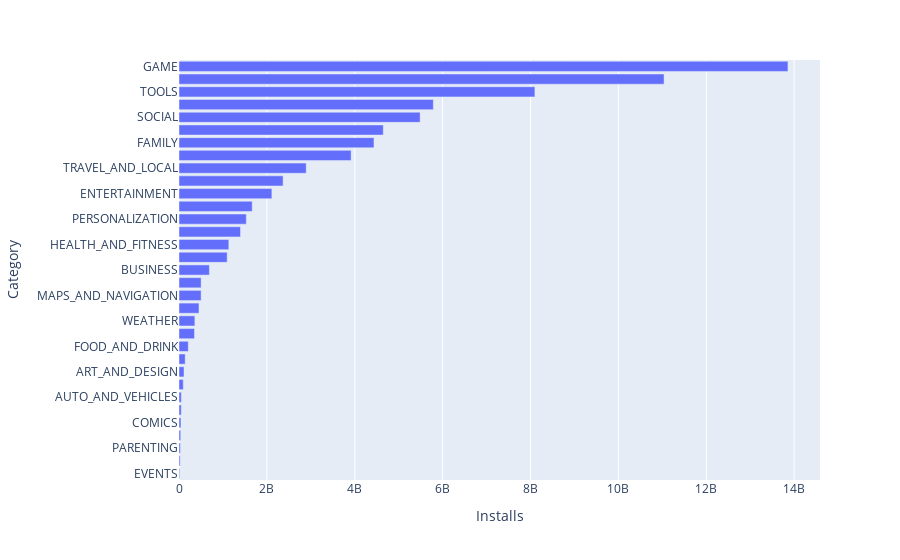

The code cell stored with this chart in its notebook:
### Code cell
px.bar(data_frame=downloads,y='Category',x='Installs',category_orders={'Category': categories.values},height=800)

### Figure 1 — Plotly figure (JSON) as saved in the notebook; plotly's stock layout.template omitted (floating-point values rounded to 4 significant figures)
{"data": [{"alignmentgroup": "True", "hovertemplate": "Installs=%{x}<br>Category=%{y}<extra></extra>", "legendgroup": "", "marker": {"color": "#636efa"}, "name": "", "offsetgroup": "", "orientation": "h", "showlegend": false, "textposition": "auto", "type": "bar", "x": [114233100, 53129800, 26916200, 1665791655, 692018120, 44931100, 11039241530, 140912410, 352852000, 2113660000, 15949410, 4437554490, 455249400, 211677750, 13858762717, 1134006220, 97082000, 52083000, 503611120, 503267560, 39162676, 2369110650, 31116110, 1532352930, 4649143130, 5788070180, 1400331540, 5487841475, 1096431465, 8099724500, 2894859300, 3916897200, 361096500], "xaxis": "x", "y": ["ART_AND_DESIGN", "AUTO_AND_VEHICLES", "BEAUTY", "BOOKS_AND_REFERENCE", "BUSINESS", "COMICS", "COMMUNICATION", "DATING", "EDUCATION", "ENTERTAINMENT", "EVENTS", "FAMILY", "FINANCE", "FOOD_AND_DRINK", "GAME", "HEALTH_AND_FITNESS", "HOUSE_AND_HOME", "LIBRARIES_AND_DEMO", "LIFESTYLE", "MAPS_AND_NAVIGATION", "MEDICAL", "NEWS_AND_MAGAZINES", "PARENTING", "PERSONALIZATION", "PHOTOGRAPHY", "PRODUCTIVITY", "SHOPPING", "SOCIAL", "SPORTS", "TOOLS", "TRAVEL_AND_LOCAL", "VIDEO_PLAYERS", "WEATHER"], "yaxis": "y"}], "layout": {"autosize": true, "barmode": "relative", "legend": {"tracegroupgap": 0}, "margin": {"t": 60}, "xaxis": {"anchor": "y", "autorange": true, "domain": [0, 1], "range": [0, 14590000000.0], "title": {"text": "Installs"}, "type": "linear"}, "yaxis": {"anchor": "x", "autorange": true, "categoryarray": ["EVENTS", "BEAUTY", "PARENTING", "MEDICAL", "COMICS", "LIBRARIES_AND_DEMO", "AUTO_AND_VEHICLES", "HOUSE_AND_HOME", "ART_AND_DESIGN", "DATING", "FOOD_AND_DRINK", "EDUCATION", "WEATHER", "FINANCE", "MAPS_AND_NAVIGATION", "LIFESTYLE", "BUSINESS", "SPORTS", "HEALTH_AND_FITNESS", "SHOPPING", "PERSONALIZATION", "BOOKS_AND_REFERENCE", "ENTERTAINMENT", "NEWS_AND_MAGAZINES", "TRAVEL_AND_LOCAL", "VIDEO_PLAYERS", "FAMILY", "PHOTOGRAPHY", "SOCIAL", "PRODUCTIVITY", "TOOLS", "COMMUNICATION", "GAME"], "categoryorder": "array", "domain": [0, 1], "range": [-0.5, 32.5], "title": {"text": "Category"}, "type": "category"}}}
